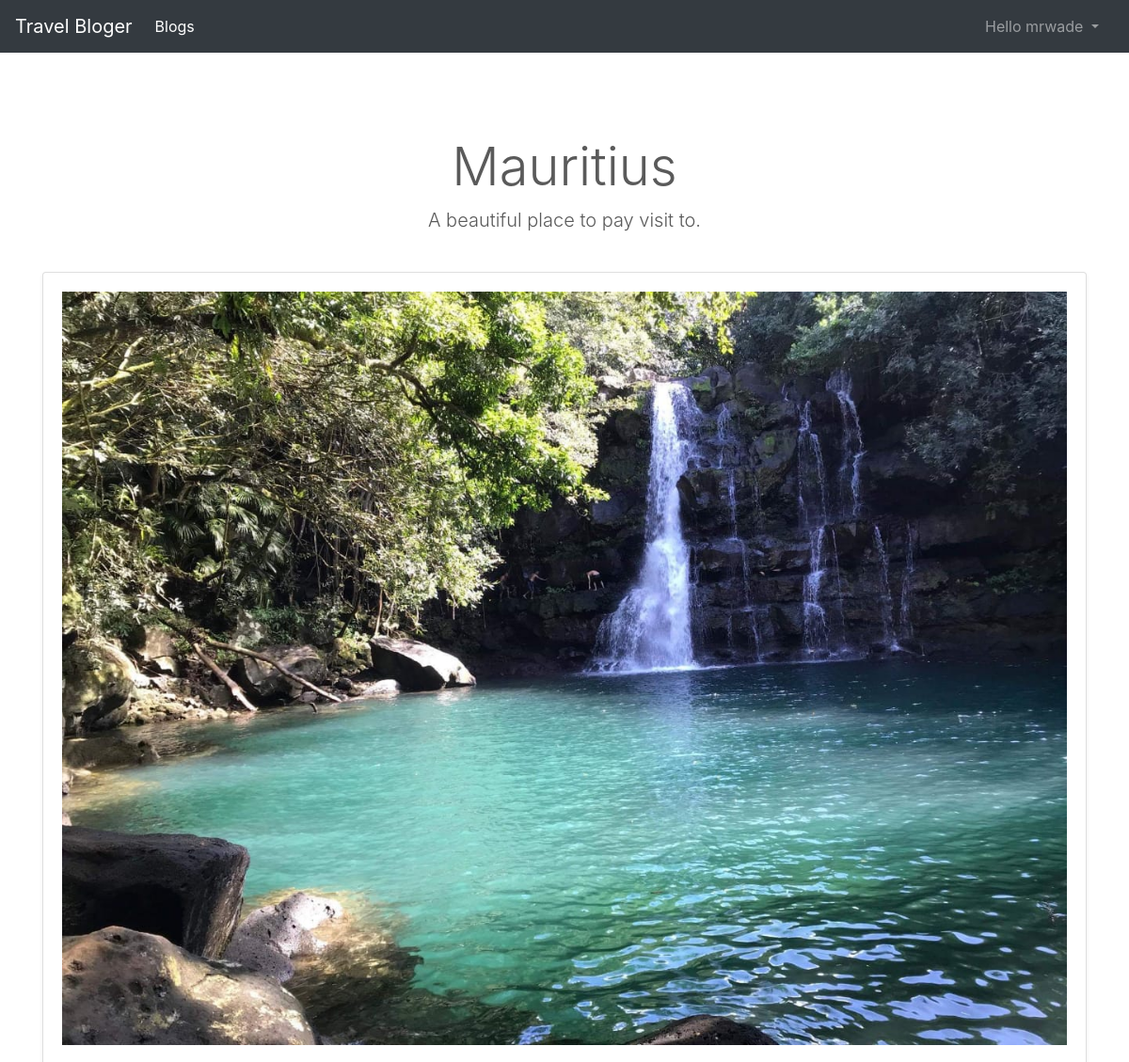
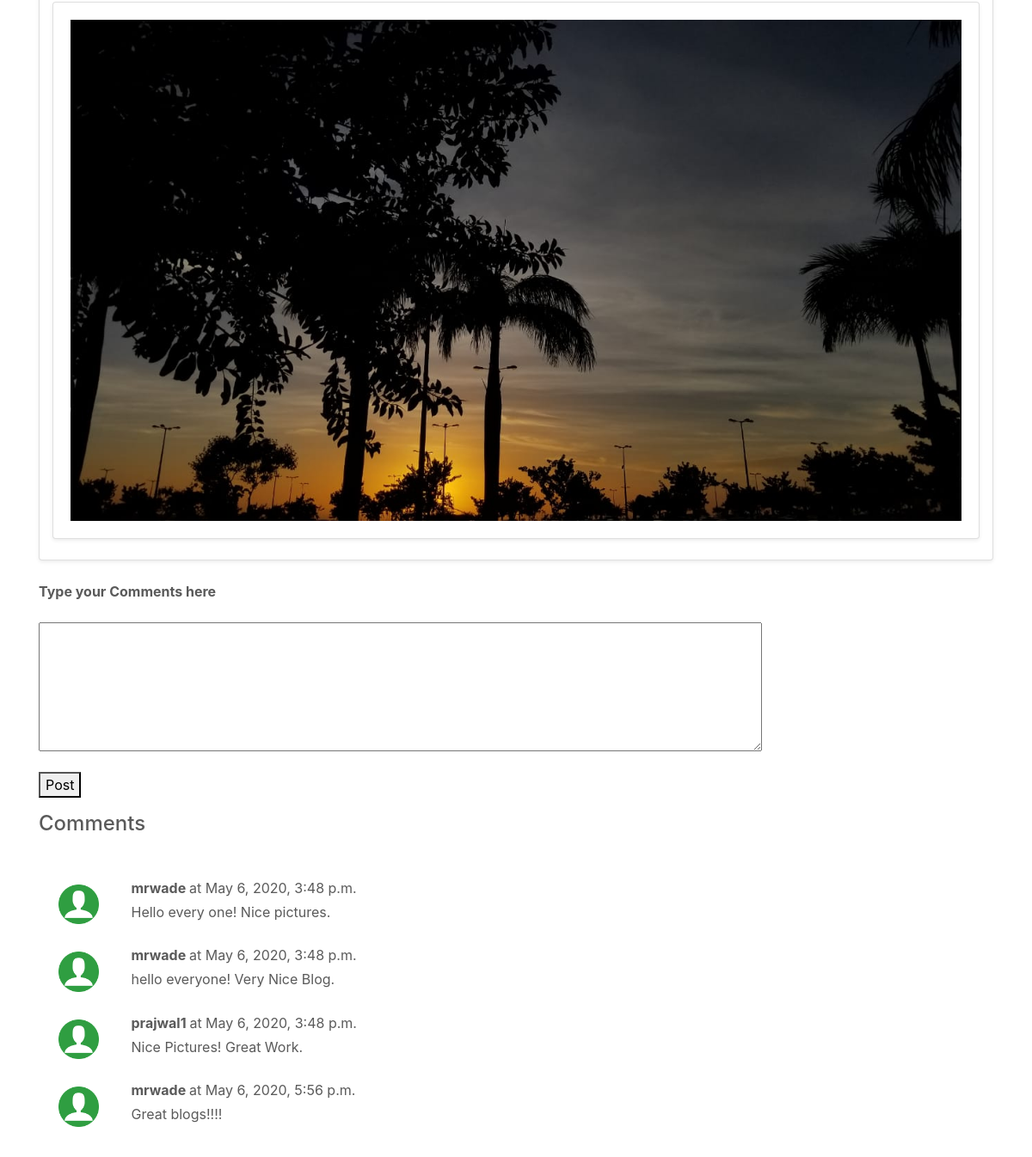
Screenshot of /mauri (signed in) with the database file from the repository (2 pictures, top to bottom).
### blog/models.py (models this page shows)
class BlogComment(models.Model):
    sno = models.AutoField(primary_key =True)
    comment= models.TextField()
    post = models.TextField()
    user = models.ForeignKey(User,on_delete=models.CASCADE)
    timestamp = models.DateTimeField(default=now)

### blog/views.py (the view, shortened to what this page needs)
# urls.py: path('mauri',views.mauritius,name='mauri'),
def mauritius(request):
    comments=BlogComment.objects.filter(post="mauri")
    params={ 'comments':comments }
    return render(request,'blog/mauri.html',params)

### blog/templates/blog/mauri.html (shortened to what this page needs)
<html>
<head>
    <link rel="stylesheet" href="https://stackpath.bootstrapcdn.com/bootstrap/4.4.1/css/bootstrap.min.css">
    {% load static %}
        <link rel="stylesheet" href='{% static "blog/cssfiles/index.css" %}'>
  </head>
<header>
  <nav class="navbar navbar-expand-md navbar-dark fixed-top bg-dark">
    <a class="navbar-brand" href="#">Travel Bloger</a>
    <div class="collapse navbar-collapse" id="navbarCollapse">
      <ul class="navbar-nav mr-auto">
        <li class="nav-item active">
          <a class="nav-link" href="home">Blogs <span class="sr-only">(current)</span></a>
        </li>
      </ul>
      {% if user.is_authenticated %}
      <ul class="navbar-nav mr-2">
        <li class="nav-item dropdown">
          <a class="nav-link dropdown-toggle" id="navbarDropdown" role="button" data-toggle="dropdown" aria-haspopup="true" aria-expanded="false">
            Hello {{request.user}}
          </a>
        </li>
      </ul>
      {% endif %}
</nav>
</header>
  <body>
{% load static%}
<div class="pricing-header px-3 py-3 pt-md-5 pb-md-4 mx-auto text-center"><div class="pricing-header px-3 py-3 pt-md-5 pb-md-4 mx-auto text-center">
  <h2 class="display-4">Mauritius</h2>
  <p class="lead">A beautiful place to pay visit to. </p>
</div>
<div class="container">
  <div class="card-deck mb-3 text-center">
    <div class="card mb-4 shadow-sm">
      <div class="card-body">
          <img src='{% static "blog/images/jharna.JPG"%}' class="bd-placeholder-img bd-placeholder-img-lg featurette-image img-fluid mx-auto" n focusable="false" role="img" aria-label="Placeholder: 250x250">
      </div>
    <div class="card mb-4 shadow-sm">
      <div class="card-body">
          <img src='{% static "blog/images/sset.JPG"%}' class="bd-placeholder-img bd-placeholder-img-lg featurette-image img-fluid mx-auto"  preserveAspectRatio="xMidYMid slice" >
      </div>
    </div>
  </div>
<div class="container">
    <div align="left">
       <strong>Type your Comments here</strong>
    </div>
    <br>
    {% if user.is_authenticated %}
    <form method="POST" action="mauri">
      <div align="left">
      <textarea name="comment" cols="80" rows="6" required></textarea>
      </div>
      <br>
      <div align="left">
      <button type="submit">Post</button>
      </div>
    </form>
    {% else %}
    <h3><a href="home">Please Login to Comment on this Post</a> </h3>
    {% endif %}
      <div align="left">
        <h4>Comments </h4>
      </div>
      <br>
    {% for coment in comments %}
      <div class="container" align="left">
        <div class="row my-3">
          <div class="col-md-1 ">
            <img class="rounded mx-auto d-block w-100 p-2" src='{% static "blog/images/user.png" %}' alt="user" >
          </div>
            <div class="col-md-11 ">
              <b>{{coment.user.username}} </b> at {{coment.timestamp}}
              <div style="padding-top:4px; padding-bottom: 10px;">
                {{coment.comment}}
              </div>
            </div>
        </div>
      </div>
    {% endfor %}
</div>
</body>
</html>

### blog/static/blog/cssfiles/index.css (style rules this page uses)
.bd-placeholder-img { font-size: 1.125rem; text-anchor: middle; -webkit-user-select: none; -moz-user-select: none; -ms-user-select: none; user-select: none; }
@media (min-width: 768px) { .bd-placeholder-img-lg { font-size: 3.5rem; } }
@media (min-width: 768px) { body { padding-top: 3rem; padding-bottom: 3rem; color: #5a5a5a; } }

### rows the page displays
BlogComment: user.username "mrwade", timestamp "May 6, 2020, 3:48 p.m.", comment "Hello every one! Nice pictures."
BlogComment: user.username "mrwade", timestamp "May 6, 2020, 3:48 p.m.", comment "hello everyone! Very Nice Blog."
BlogComment: user.username "prajwal1", timestamp "May 6, 2020, 3:48 p.m.", comment "Nice Pictures! Great Work."
BlogComment: user.username "mrwade", timestamp "May 6, 2020, 5:56 p.m.", comment "Great blogs!!!!"

### other values shown
{{ request.user }} "mrwade"
